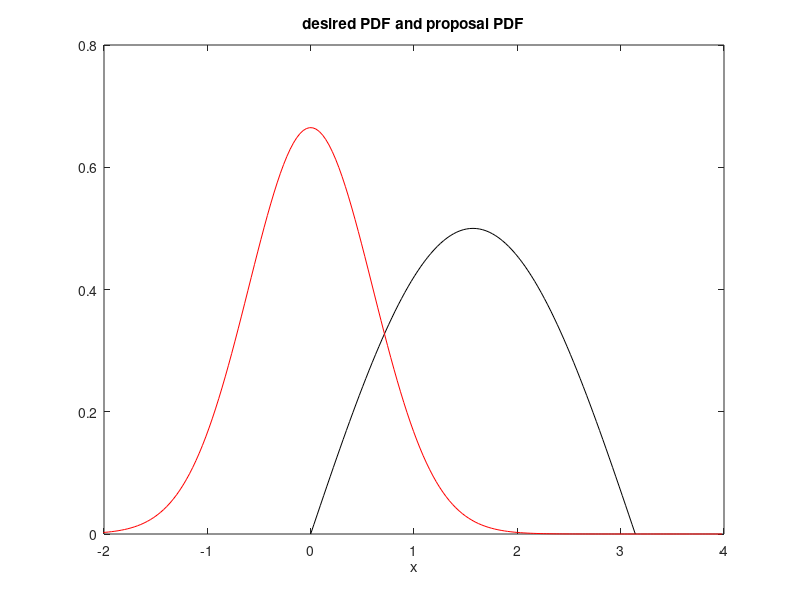
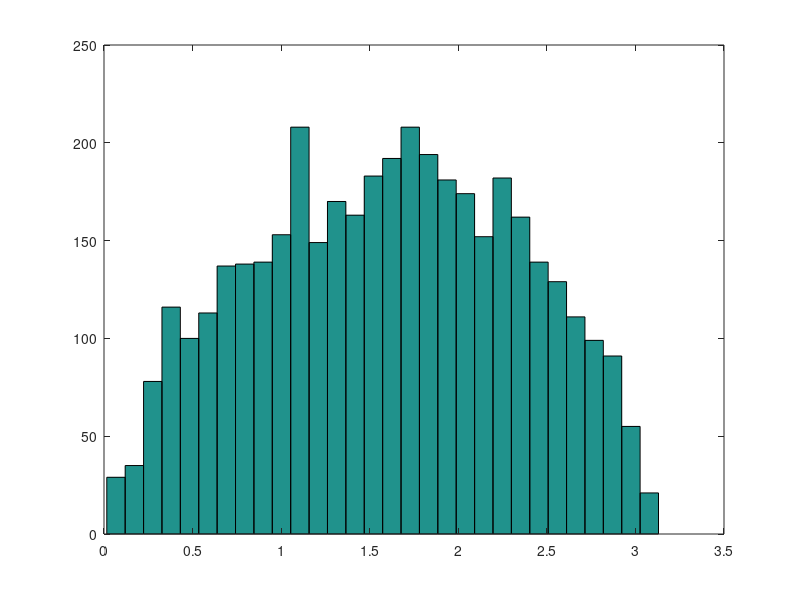

Here is the MATLAB script that generated these plots, in order: (Note: this script raises an error after producing the figures.)
% Generation of random data with a desired PDF
% Using MCMC
% Metropolis algorithm

% example of desired PDF
x=0:(pi/100):pi; 
dpf=0.5*sin(x); % desired PDF

% example of proposal PDF (normal)
xp=-4:(pi/100):4; 
sigma=0.6; %deviation
q=normpdf(xp,0,sigma);

% generation of random data
N=5000; %number of data
z=zeros(1,N); %space for data to be generated

x0=pi/2; %initial value
for nn=1:N, 
    inr=0;
    while inr==0, %new value proposal (Markovian transition)  
       x1=x0+(sigma*randn(1)); %normal distribution (symmetric)
       if (x1<pi) & (x1>0),
          inr=1; %x1 is valid (is inside dpf domain)
       end;
    end;   
    f1=0.5*sin(x1);
    f0=0.5*sin(x0);
    alpha=f1/f0;
    if alpha>=1
       z(nn)=x1; %accept
    else
       aux=rand(1);
       if aux<alpha,
          z(nn)=x1; %accept
       else
          z(nn)=x0;
       end;
    end;
    x0=x1;
 end;   
       
nz=z(1000:5000); %eliminate initial data
 
figure(1)
plot(x,dpf,'k'); hold on;
plot(xp,q,'r');
axis([-2 4, 0 0.8]);
xlabel('x'); title('desired PDF and proposal PDF');

figure(2)
hist(nz,30); colrmap('cool');
xlabel('x');title('histogram of the generated data');
